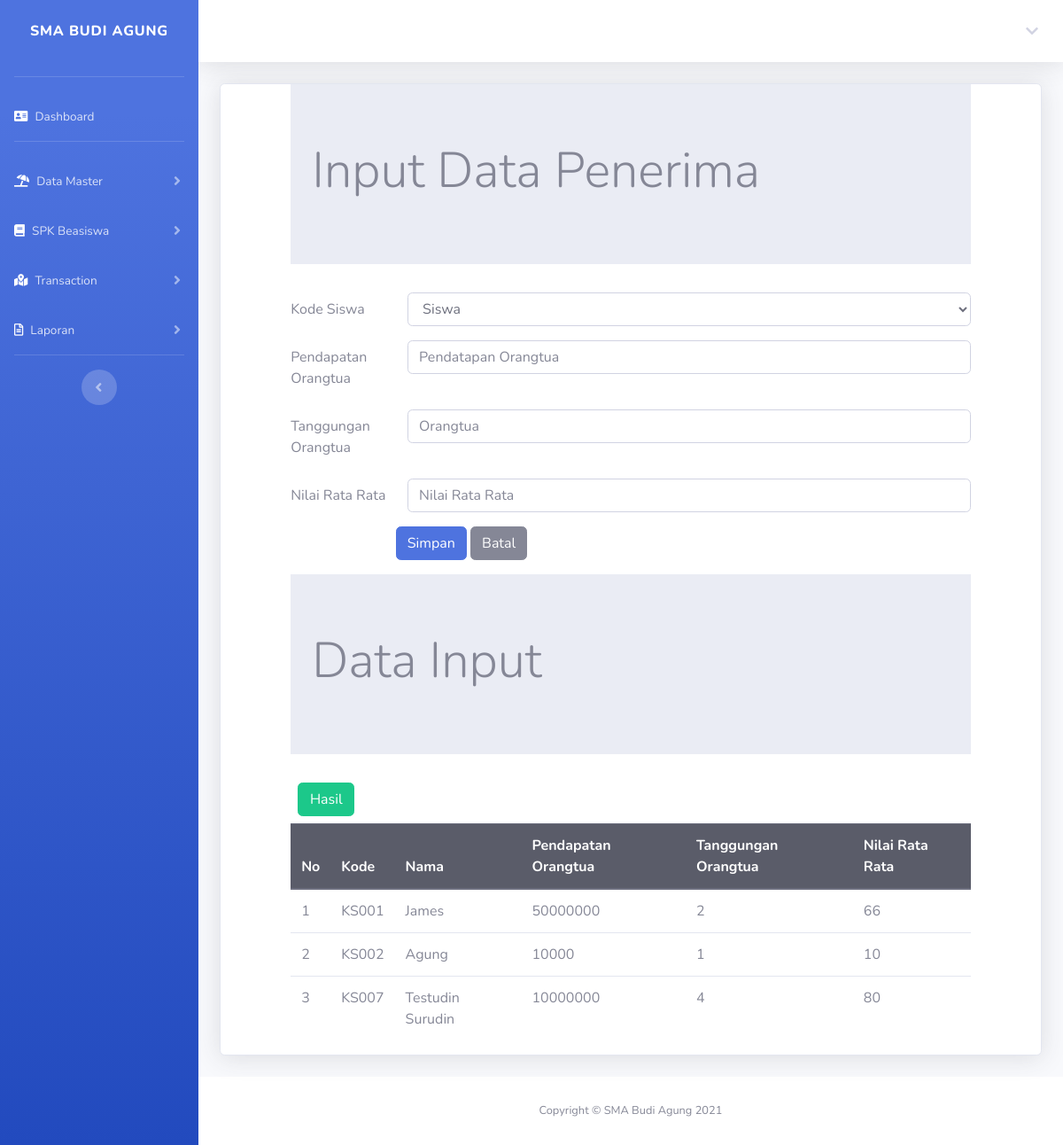
Page /spkInput.php (signed in) on the committed database.
### tables this page shows
CREATE TABLE `spk` (
  `id` int(11) NOT NULL,
  `kode_siswa` varchar(100) NOT NULL,
  `c1` int(100) NOT NULL,
  `c2` int(100) NOT NULL,
  `c3` int(100) NOT NULL,
  `hasil_spk` varchar(100) NOT NULL
);

CREATE TABLE `siswa` (
  `id` int(11) NOT NULL,
  `kode_siswa` varchar(10) NOT NULL,
  `nama_siswa` varchar(100) NOT NULL,
  `notelp_siswa` varchar(20) NOT NULL,
  `alamat_siswa` varchar(100) NOT NULL,
  `email_siswa` varchar(100) NOT NULL
);

### spkInput.php (the view, shortened to what this page needs)
<!DOCTYPE html>
<?php
include "includes/config.php";
$sess = $_SESSION['kodeuser'];
?>
<html lang="en">
<head>
    <link rel="stylesheet" type="text/css" href="css/bootstrap.min.css">
</head>
<?php include "header.php"; ?>
<div class="container-fluid">
    <div class="card shadow mb-4">
        <body>
            <div class="row">
                <div class="col-sm-1">
                </div>
                <div class="col-sm-10">
                    <div class="jumbotron jumbotron-fluid">
                        <div class="container">
                            <h1 class="display-4">Input Data Penerima </h1>
                        </div>
                    </div>
                    <form method="POST">
                        <?php if ($_SESSION['role'] != "siswa") : ?>
                            <div class="form-group row">
                                <label for="kode_siswa" class="col-sm-2 col-form-label">Kode Siswa </label>
                                <div class="col-sm-10">
                                    <select name="kode_siswa" class="form-control" id="kode_siswa">
                                        <option>Siswa</option>
                                    </select>
                                </div>
                            </div>
                        <?php endif; ?>
                        <div class="form-group row">
                            <label for="nama_siswa" class="col-sm-2 col-form-label">Pendapatan Orangtua</label>
                            <div class="col-sm-10">
                                <input type="number" class="form-control" name="c1" id="c1" placeholder="Pendatapan Orangtua ">
                            </div>
                        </div>
                        <div class="form-group row">
                            <label for="notelp_siswa" class="col-sm-2 col-form-label">Tanggungan Orangtua </label>
                            <div class="col-sm-10">
                                <input type="number" class="form-control" name="c2" id="c2" placeholder="Orangtua ">
                            </div>
                        </div>
                        <div class="form-group row">
                            <label for="alamat_siswa" class="col-sm-2 col-form-label">Nilai Rata Rata </label>
                            <div class="col-sm-10">
                                <input type="number" class="form-control" name="c3" id="c3" placeholder="Nilai Rata Rata">
                            </div>
                        </div>
                        <div class="col-sm-10">
                            <div class="form-group row">
                                <div class="col-sm-2">
                                </div>
                                <div class="col-sm-10">
                                    <input type="submit" class="btn btn-primary" value="Simpan" name="simpan">
                                    <input type="button" class="btn btn-secondary" value="Batal" name="batal">
                                </div>
                            </div>
                    </form>
                </div>
            </div>
            <div class="jumbotron jumbotron-fluid">
                <div class="container">
                    <h1 class="display-4">Data Input</h1>
                </div>
            </div>
            <?php if ($_SESSION['role'] != "siswa") : ?>
                <div class="form-group row mb-2 ml-2">
                    <a class="col-sm-1 btn btn-success" value="Hasil" href="hitungSpk.php">Hasil</a>
                </div>
            <?php endif ?>
            <table class="table table success">
                <thead class="thead-dark">
                    <tr>
                        <th>No</th>
                        <th>Kode</th>
                        <th>Nama</th>
                        <th>Pendapatan Orangtua</th>
                        <th>Tanggungan Orangtua</th>
                        <th>Nilai Rata Rata</th>
                    </tr>
                </thead>
                <tbody>
                    <?php
                    if ($_SESSION['role'] != "siswa") {
                        $query = mysqli_query($connection, "select * from spk join siswa on spk.kode_siswa = siswa.kode_siswa");
                    } else {
                        $query = mysqli_query($connection, "select * from spk join siswa on spk.kode_siswa = siswa.kode_siswa where siswa.kode_siswa='$sess'");
                    }
                    $nomor = 1;
                    while ($row = mysqli_fetch_array($query)) { ?>
                        <tr>
                            <td><?php echo $nomor++; ?></td>
                            <td><?php echo $row['kode_siswa']; ?></td>
                            <td><?php echo $row['nama_siswa']; ?></td>
                            <td><?php echo $row['c1']; ?></td>
                            <td><?php echo $row['c2']; ?></td>
                            <td><?php echo $row['c3']; ?></td>
                        </tr>
                    <?php } ?>
                </tbody>
            </table>
    </div>
    </body>
<?php include "footer.php"; ?>
</html>

### rows in the picture
spk: siswa.kode_siswa "KS001", siswa.nama_siswa "James", c1 "50000000", c2 "2", c3 "66"
spk: siswa.kode_siswa "KS002", siswa.nama_siswa "Agung", c1 "10000", c2 "1", c3 "10"
spk: siswa.kode_siswa "KS007", siswa.nama_siswa "Testudin Surudin", c1 "10000000", c2 "4", c3 "80"
